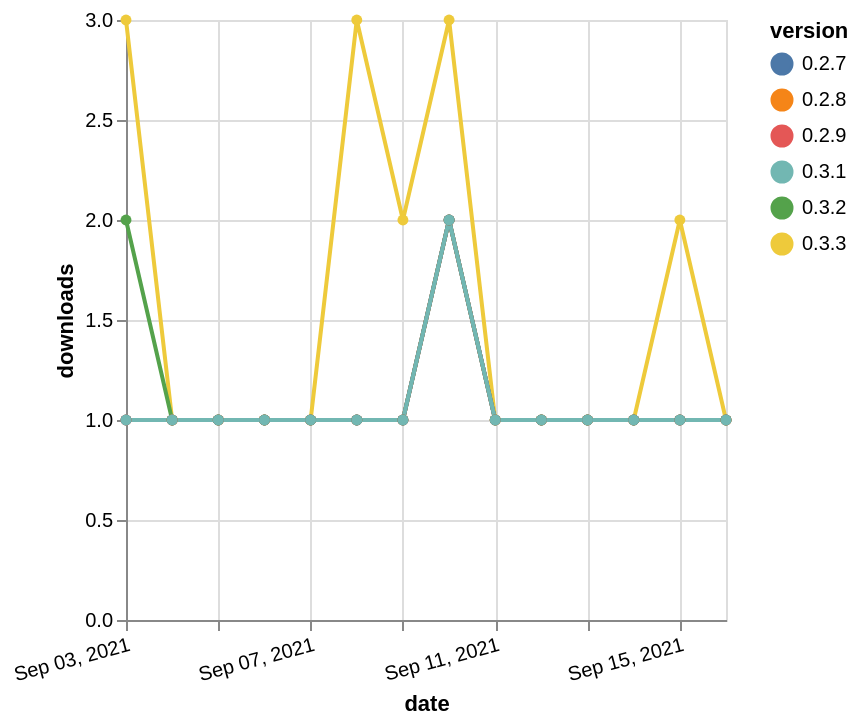

Source (Vega-Lite JSON):
### Vega-Lite specification from a JSON file in a GitHub repository (floating-point values rounded to 4 significant figures)
{"$schema": "https://vega.github.io/schema/vega-lite/v5.json", "description": "A simple bar chart with embedded data.", "data": {"values": [{"date": "2021-09-03", "total": 162, "delta": 1, "version": "0.2.9"}, {"date": "2021-09-04", "total": 163, "delta": 1, "version": "0.2.9"}, {"date": "2021-09-05", "total": 164, "delta": 1, "version": "0.2.9"}, {"date": "2021-09-06", "total": 165, "delta": 1, "version": "0.2.9"}, {"date": "2021-09-07", "total": 166, "delta": 1, "version": "0.2.9"}, {"date": "2021-09-08", "total": 167, "delta": 1, "version": "0.2.9"}, {"date": "2021-09-09", "total": 168, "delta": 1, "version": "0.2.9"}, {"date": "2021-09-10", "total": 170, "delta": 2, "version": "0.2.9"}, {"date": "2021-09-11", "total": 171, "delta": 1, "version": "0.2.9"}, {"date": "2021-09-12", "total": 172, "delta": 1, "version": "0.2.9"}, {"date": "2021-09-13", "total": 173, "delta": 1, "version": "0.2.9"}, {"date": "2021-09-14", "total": 174, "delta": 1, "version": "0.2.9"}, {"date": "2021-09-15", "total": 175, "delta": 1, "version": "0.2.9"}, {"date": "2021-09-16", "total": 176, "delta": 1, "version": "0.2.9"}, {"date": "2021-09-03", "total": 73, "delta": 3, "version": "0.3.3"}, {"date": "2021-09-04", "total": 74, "delta": 1, "version": "0.3.3"}, {"date": "2021-09-05", "total": 75, "delta": 1, "version": "0.3.3"}, {"date": "2021-09-06", "total": 76, "delta": 1, "version": "0.3.3"}, {"date": "2021-09-07", "total": 77, "delta": 1, "version": "0.3.3"}, {"date": "2021-09-08", "total": 80, "delta": 3, "version": "0.3.3"}, {"date": "2021-09-09", "total": 82, "delta": 2, "version": "0.3.3"}, {"date": "2021-09-10", "total": 85, "delta": 3, "version": "0.3.3"}, {"date": "2021-09-11", "total": 86, "delta": 1, "version": "0.3.3"}, {"date": "2021-09-12", "total": 87, "delta": 1, "version": "0.3.3"}, {"date": "2021-09-13", "total": 88, "delta": 1, "version": "0.3.3"}, {"date": "2021-09-14", "total": 89, "delta": 1, "version": "0.3.3"}, {"date": "2021-09-15", "total": 91, "delta": 2, "version": "0.3.3"}, {"date": "2021-09-16", "total": 92, "delta": 1, "version": "0.3.3"}, {"date": "2021-09-03", "total": 80, "delta": 2, "version": "0.3.2"}, {"date": "2021-09-04", "total": 81, "delta": 1, "version": "0.3.2"}, {"date": "2021-09-05", "total": 82, "delta": 1, "version": "0.3.2"}, {"date": "2021-09-06", "total": 83, "delta": 1, "version": "0.3.2"}, {"date": "2021-09-07", "total": 84, "delta": 1, "version": "0.3.2"}, {"date": "2021-09-08", "total": 85, "delta": 1, "version": "0.3.2"}, {"date": "2021-09-09", "total": 86, "delta": 1, "version": "0.3.2"}, {"date": "2021-09-10", "total": 88, "delta": 2, "version": "0.3.2"}, {"date": "2021-09-11", "total": 89, "delta": 1, "version": "0.3.2"}, {"date": "2021-09-12", "total": 90, "delta": 1, "version": "0.3.2"}, {"date": "2021-09-13", "total": 91, "delta": 1, "version": "0.3.2"}, {"date": "2021-09-14", "total": 92, "delta": 1, "version": "0.3.2"}, {"date": "2021-09-15", "total": 93, "delta": 1, "version": "0.3.2"}, {"date": "2021-09-16", "total": 94, "delta": 1, "version": "0.3.2"}, {"date": "2021-09-03", "total": 163, "delta": 1, "version": "0.2.8"}, {"date": "2021-09-04", "total": 164, "delta": 1, "version": "0.2.8"}, {"date": "2021-09-05", "total": 165, "delta": 1, "version": "0.2.8"}, {"date": "2021-09-06", "total": 166, "delta": 1, "version": "0.2.8"}, {"date": "2021-09-07", "total": 167, "delta": 1, "version": "0.2.8"}, {"date": "2021-09-08", "total": 168, "delta": 1, "version": "0.2.8"}, {"date": "2021-09-09", "total": 169, "delta": 1, "version": "0.2.8"}, {"date": "2021-09-10", "total": 171, "delta": 2, "version": "0.2.8"}, {"date": "2021-09-11", "total": 172, "delta": 1, "version": "0.2.8"}, {"date": "2021-09-12", "total": 173, "delta": 1, "version": "0.2.8"}, {"date": "2021-09-13", "total": 174, "delta": 1, "version": "0.2.8"}, {"date": "2021-09-14", "total": 175, "delta": 1, "version": "0.2.8"}, {"date": "2021-09-15", "total": 176, "delta": 1, "version": "0.2.8"}, {"date": "2021-09-16", "total": 177, "delta": 1, "version": "0.2.8"}, {"date": "2021-09-03", "total": 167, "delta": 1, "version": "0.2.7"}, {"date": "2021-09-04", "total": 168, "delta": 1, "version": "0.2.7"}, {"date": "2021-09-05", "total": 169, "delta": 1, "version": "0.2.7"}, {"date": "2021-09-06", "total": 170, "delta": 1, "version": "0.2.7"}, {"date": "2021-09-07", "total": 171, "delta": 1, "version": "0.2.7"}, {"date": "2021-09-08", "total": 172, "delta": 1, "version": "0.2.7"}, {"date": "2021-09-09", "total": 173, "delta": 1, "version": "0.2.7"}, {"date": "2021-09-10", "total": 175, "delta": 2, "version": "0.2.7"}, {"date": "2021-09-11", "total": 176, "delta": 1, "version": "0.2.7"}, {"date": "2021-09-12", "total": 177, "delta": 1, "version": "0.2.7"}, {"date": "2021-09-13", "total": 178, "delta": 1, "version": "0.2.7"}, {"date": "2021-09-14", "total": 179, "delta": 1, "version": "0.2.7"}, {"date": "2021-09-15", "total": 180, "delta": 1, "version": "0.2.7"}, {"date": "2021-09-16", "total": 181, "delta": 1, "version": "0.2.7"}, {"date": "2021-09-03", "total": 161, "delta": 1, "version": "0.3.1"}, {"date": "2021-09-04", "total": 162, "delta": 1, "version": "0.3.1"}, {"date": "2021-09-05", "total": 163, "delta": 1, "version": "0.3.1"}, {"date": "2021-09-06", "total": 164, "delta": 1, "version": "0.3.1"}, {"date": "2021-09-07", "total": 165, "delta": 1, "version": "0.3.1"}, {"date": "2021-09-08", "total": 166, "delta": 1, "version": "0.3.1"}, {"date": "2021-09-09", "total": 167, "delta": 1, "version": "0.3.1"}, {"date": "2021-09-10", "total": 169, "delta": 2, "version": "0.3.1"}, {"date": "2021-09-11", "total": 170, "delta": 1, "version": "0.3.1"}, {"date": "2021-09-12", "total": 171, "delta": 1, "version": "0.3.1"}, {"date": "2021-09-13", "total": 172, "delta": 1, "version": "0.3.1"}, {"date": "2021-09-14", "total": 173, "delta": 1, "version": "0.3.1"}, {"date": "2021-09-15", "total": 174, "delta": 1, "version": "0.3.1"}, {"date": "2021-09-16", "total": 175, "delta": 1, "version": "0.3.1"}]}, "width": "container", "mark": {"type": "line", "point": {"filled": true}}, "encoding": {"x": {"field": "date", "type": "temporal", "timeUnit": "yearmonthdate", "title": "date", "axis": {"labelAngle": -15}}, "y": {"field": "delta", "type": "quantitative", "title": "downloads"}, "color": {"field": "version", "type": "nominal"}, "tooltip": {"field": "delta"}}}
